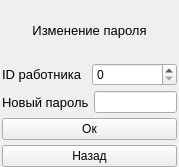
<?xml version="1.0" encoding="UTF-8"?>
<ui version="4.0">
 <class>Form</class>
 <widget class="QWidget" name="Form">
  <property name="geometry">
   <rect>
    <x>0</x>
    <y>0</y>
    <width>179</width>
    <height>167</height>
   </rect>
  </property>
  <property name="windowTitle">
   <string>Form</string>
  </property>
  <layout class="QVBoxLayout" name="verticalLayout">
   <property name="spacing">
    <number>5</number>
   </property>
   <property name="leftMargin">
    <number>2</number>
   </property>
   <property name="topMargin">
    <number>2</number>
   </property>
   <property name="rightMargin">
    <number>2</number>
   </property>
   <property name="bottomMargin">
    <number>0</number>
   </property>
   <item>
    <widget class="QLabel" name="label">
     <property name="font">
      <font>
       <pointsize>10</pointsize>
      </font>
     </property>
     <property name="text">
      <string>Изменение пароля</string>
     </property>
     <property name="alignment">
      <set>Qt::AlignCenter</set>
     </property>
    </widget>
   </item>
   <item>
    <layout class="QHBoxLayout" name="horizontalLayout">
     <item>
      <widget class="QLabel" name="label_2">
       <property name="font">
        <font>
         <pointsize>10</pointsize>
        </font>
       </property>
       <property name="text">
        <string>ID работника</string>
       </property>
      </widget>
     </item>
     <item>
      <widget class="QSpinBox" name="spinBox"/>
     </item>
    </layout>
   </item>
   <item>
    <layout class="QHBoxLayout" name="horizontalLayout_2">
     <item>
      <widget class="QLabel" name="label_3">
       <property name="font">
        <font>
         <pointsize>10</pointsize>
        </font>
       </property>
       <property name="text">
        <string>Новый пароль</string>
       </property>
      </widget>
     </item>
     <item>
      <widget class="QLineEdit" name="password">
       <property name="enabled">
        <bool>true</bool>
       </property>
      </widget>
     </item>
    </layout>
   </item>
   <item>
    <widget class="QPushButton" name="ok_button">
     <property name="text">
      <string>Ок</string>
     </property>
    </widget>
   </item>
   <item>
    <widget class="QPushButton" name="back_button">
     <property name="text">
      <string>Назад</string>
     </property>
    </widget>
   </item>
  </layout>
 </widget>
 <resources/>
 <connections/>
</ui>
